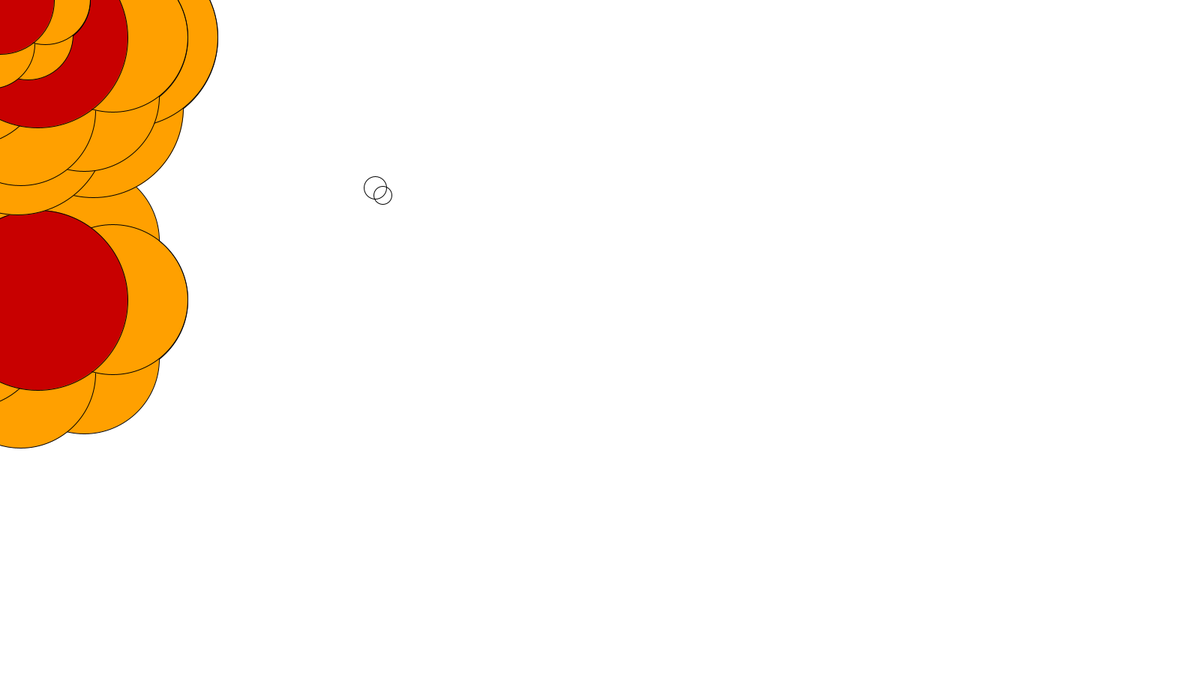
Frame 1 (no input)
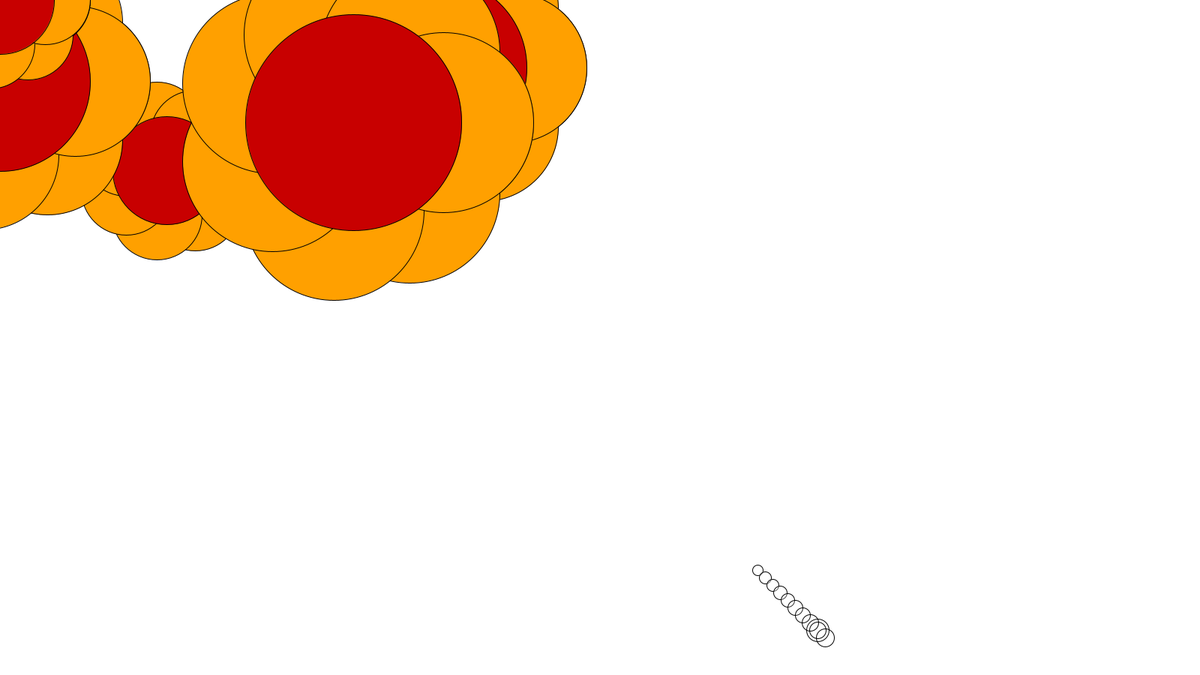
Frame 60 (the mouse pressed at the canvas centre just before this capture)
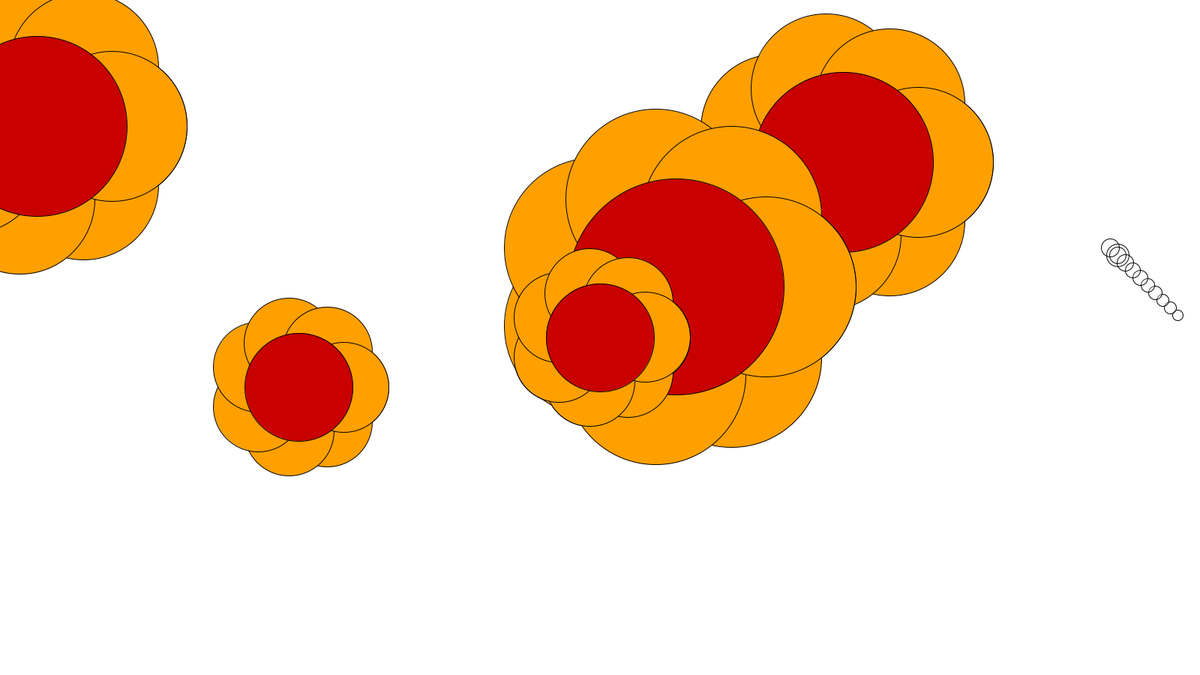
Frame 120 (the mouse held since frame 60 and released just before this capture)

The Processing sketch that drew these frames (run headless with seeded random() and noise(); from frame 60 on, the mouse is pressed at the canvas centre):

// Processing sketch: Student_FlowerObject
// ── Student_FlowerObject.pde
Flower myFlower1;  // the first instance of the Flower class
Flower myFlower2;  // the second instance of the Flower class
Flower myFlower3;
Flower myFlower4;
Flower myFlower5;
ball myBall1;


// the 3 flowersizes
int _r1= 60;     
int _r2 = 100;
int _r3 = 120;
// amount of petals
int _petals=7;
// initial x and y placement
float _x=width/2;
float _y=height/2;
// color
int _pc=#FFA000;
int offset = 350;

// number of flowers in the tail
int num = 20;
// arrays for the tail flowers coordinates
int[] tailX = new int[num];
int[] tailY = new int[num];
// size of the largest tail flower
float size =60;

// variables for the second type of tail
float xSpeed =10;
float ySpeed =10;
int ballX = 500;
int ballY = 250;
int ballR =15;
int ball_color=#FFFFFF;

int num2 = 10;
int [] trailX = new int [num];
int [] trailY = new int [num];
int indexPos = 0;


void setup() {
  size(1600, 900);//size of the application window


// establishing my flowers and their values
  myFlower1 = new Flower(_r1, _petals, _x, _y, _pc, random(-10, 10), random(-10, 10)); 
  myFlower2 = new Flower(_r2, _petals, _x, _y+offset, _pc, random(-10, 10), random(-10, 10));
  myFlower3 = new Flower(_r3, _petals, _x, _y, _pc, random(-10, 10), random(-10, 10));
  myFlower4 = new Flower(_r2, _petals, _x, _y, _pc, random(-10, 10), random(-10, 10));
  myFlower5 = new Flower(_r1, _petals, mouseX, mouseY, _pc, 0, 0);
  myBall1 =new ball(ballR, ballX, ballY, ball_color, xSpeed, ySpeed);
}

void draw() {
  background(#43AF76); // the background color.

  /*myFlower1.overlap(myFlower2);
  myFlower1.overlap(myFlower3);
  myFlower1.overlap(myFlower4);
  myFlower1.overlap(myFlower5);
  myFlower2.overlap(myFlower1);
  myFlower2.overlap(myFlower3);
  myFlower2.overlap(myFlower4);
  myFlower2.overlap(myFlower5);
  myFlower3.overlap(myFlower1);
  myFlower3.overlap(myFlower2);
  myFlower3.overlap(myFlower4);
  myFlower3.overlap(myFlower5);
  myFlower4.overlap(myFlower1);
  myFlower4.overlap(myFlower2);
  myFlower4.overlap(myFlower3);
  */
  myFlower5.overlap(myFlower4);
  myFlower5.overlap(myFlower1);
  myFlower5.overlap(myFlower2);
  myFlower5.overlap(myFlower3);
  // first type of tail
  for (int i =num-1; i > 0; i--) {
    tailX[i] = tailX[i-1];
    tailY[i] = tailY[i-1];
  }
  tailX[0] =mouseX;
  tailY[0] =mouseY;
  for (int i = 0; i < num; i++) myFlower5.displayTail(tailX[i], tailY[i], size/i, size/i);
  
  myBall1.display();
  myBall1.move();
  myBall1.bounce();
  // second type of tail
  trailX[indexPos]=ballX;
  trailY[indexPos]=ballY;
  indexPos= (indexPos+1) % num2;

  for (int i = 0; i < num2; i++) {
    int pos = (indexPos + i) % num2;
    float r = (ballR+i)/2;
    int transparency =150 -i*20;
    fill(ball_color, transparency);
    ellipse(trailX[pos], trailY[pos], r, r);
  }

  myFlower1.display();
  myFlower1.move(); 
  myFlower1.bounce();

  myFlower2.display();
  myFlower2.move();
  myFlower2.bounce();

  myFlower3.display();
  myFlower3.move();
  myFlower3.bounce();

  myFlower4.display();
  myFlower4.move();
  myFlower4.bounce();
  
  myFlower5.display();
  myFlower5.follow();

}

// ── Classes.pde
class Flower {

  // Variables
  float speedX; //Der blev lavet en speed variable så man kunne flytte på blomsten og sætte den til forskellig hastighed
  float ballX;
  float ballY;
  float speedY;

  /*int num = 40;
   int[] tailX = new int[num];
   int[] tailY = new int[num];
   float size =1;
   */


  float r;       // radius of the flower petal
  int n_petals;  // number of petals 
  float x;       // x-position of the center of the flower
  float y;       // y-position of the center of the flower
  int petalColor;//hexadecimal number for the color of petals
  int transparency =150;

  Flower(float temp_r, int temp_n_petals, float temp_x, float temp_y, int temp_petalColor, float temp_speedX, float temp_speedY) {
    r=temp_r;
    n_petals = temp_n_petals;
    x=temp_x;
    y=temp_y;
    petalColor=temp_petalColor;
    speedX = temp_speedX;
    speedY = temp_speedY;
  }

  void overlap(Flower other) {
    float d= dist(x, y, other.x, other.y);
    if (d < r + other.r) {
      background (255);
    }
  }

  void follow () {
    x = mouseX;
    y = mouseY;
  }

  void display () {


    fill(petalColor);
    for (float i=0; i<PI*2; i+=2*PI/n_petals) {
      //  ballX=width/2 + r*cos(i);
      //  ballY=height/2 + r*sin(i);
      ballX=x + r*cos(i);
      ballY=y + r*sin(i);
      ellipse(ballX, ballY, r, r);
    }
    fill(200, 0, 0);
    ellipse(x, y, r*1.2, r*1.2);
  }

  void displayTail (float tailX, float tailY, float tailR, float TailR) {


    fill(petalColor, transparency);
    for (float i=0; i<PI*2; i+=2*PI/n_petals) {
      ballX=tailX + tailR*cos(i);
      ballY=tailY + tailR*sin(i);
      ellipse(ballX, ballY, tailR, tailR );
    }
    fill(200, 0, 0, 150);
    ellipse(tailX, tailY, tailR*1.2, TailR*1.2);
  }
  void move() {

    x = x + speedX;
    y = y + speedY;
  }
  void bounce() {
    if (x > width-r || x < 0) {
      speedX = speedX * (-1);
    }
    if ( y > height-r || y < 0) {
      speedY = speedY * (-1);
    }
  }
  void coloring() {
    if (x > width-r || x < r || y > height || y < 0) {
      fill(0, 0, 255);
      ellipse(x, y, r*1.2, r*1.2);
    }
  }
}
class ball {

  int x;
  int y;
  int r;
  float xSpeed;
  float ySpeed;
  int ballColor;

  ball(int temp_r, int temp_x, int temp_y, int temp_ballColor, float temp_xSpeed, float temp_ySpeed) {
    r=temp_r;
    x=temp_x;
    y=temp_y;
    ballColor=temp_ballColor;
    xSpeed=temp_xSpeed;
    ySpeed=temp_ySpeed;
  }
  void display() {

    fill(ballColor);
    ellipseMode(RADIUS);
    ellipse(ballX, ballY, r, r);
  }
  void move() {

    ballX+=xSpeed;
    ballY+=ySpeed;
  }
  void bounce() {
    if (ballX>width-r) {
      xSpeed *= -1;
    }
    if (ballX<0+r) {
      xSpeed *= -1;
    }
    if (ballY<0+r) {
      ySpeed *= -1;
    }
    if (ballY>height-r) {
      ySpeed *= -1;
    }
  }
}
